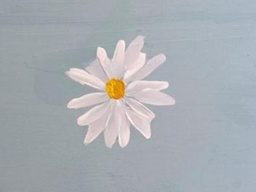
#> input picture test1.jpeg, 256 x 192 px, shrunk from 352 x 264 before the run
$ python Project_Image_Segmentation.py
#> lines starting #> are read from the running program, lines starting #| are printed output that depends on the picture
import csv
import math
import json
import re
import matplotlib.pyplot as plt
import numpy as np
import time

tik = time.time()

    ############### THE DATA STRUCTURE & Algorithm #################
    # sort_doc_byLength_unzip = [(RGB pixels), [clusters of [{index:mode}],... [{index:mode}] ]
    # using the same method as in meanshift lab work with word length to process image
    ######################################################################

def distance (mode, points):
    # mode: 1 point
    # points: all points
    offset = 6
    temp = np.full(points.shape, mode)
    diff = abs(temp - points)/offset
    return diff

def gauss(dist):
    # f_1 = 1.0/(bandwidth * math.sqrt(2*math.pi))
    f_2 = np.exp(-((dist**2/2))) # 2 is changable
    return f_2

def next_postion (data_space, current_mode, band):
    # band if flat kernel
    diff = distance(current_mode, data_space)
    weight = gauss(diff)
    return (weight*data_space).sum(axis = 0) / weight.sum()


import cv2


# [1] # READ and process image

im = cv2.imread('test1.jpeg')
#> im is the input picture: shape (192, 256, 3); mean B, G, R 178.7, 173.6, 168.9
img = cv2.cvtColor(im.copy(), cv2.COLOR_BGR2GRAY)

# [1.1] # REDUCE image size here to run app faster
img = cv2.resize(img, (int(img.shape[0]/5), int(img.shape[1]/5)), interpolation = cv2.INTER_AREA)
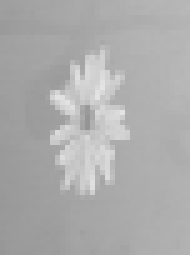
#> img: shape (51, 38) (shown 5 times larger); min 148, max 228, mean 172.8
# cv2.imwrite("resize_input.jpeg ",cv2.resize(im, (int(img.shape[0]/3), int(img.shape[1]/3)), interpolation = cv2.INTER_AREA))

img_size = img.shape    #hei wid channel
#> img_size = (51, 38)
print(img_size)
#| (51, 38)
# print(img[:10])

flat_img = np.array(img).reshape(img_size[0] * img_size[1], 1)
#> flat_img = 1938 values, max 228 at index 666, min 148 at index 967, mean 172.8


sort_doc_byLength_unzip = [list(flat_img)]

# [2] # DATA STRUCTURE for merge looping

temp = []
for idx, i in enumerate(list(flat_img)):

    temp.append([{idx:i}])
#> this loop made 1938 passes
#> i on passes 1 to 3: [159], [159], [160]
#> after the loop, temp = 1938 items
    #nested. Each item is a mode of 1 data point. {index:mode} the index refer to the position of original data point

sort_doc_byLength_unzip.append(temp) # add list of cluster index, nested list and dict

# sort_doc_byLength_unzip = [(RGB pixels), [clusters of [{index:mode}],... [{index:mode}] ]

# [3] # CONVERGENCE
band_width = 5
data_space = np.array(sort_doc_byLength_unzip[0])
#> data_space has the same summary as flat_img

for idx, i in enumerate(sort_doc_byLength_unzip[1]):
    temp_ = tuple(sort_doc_byLength_unzip[1][idx][-1].copy().keys())[0] #get the key of the last
    converge = True
    print("Number of pixel converge: {}/{}".format(idx,len(sort_doc_byLength_unzip[1])))
    prev_mode = sort_doc_byLength_unzip[1][idx][-1][temp_]
    current_mode = sort_doc_byLength_unzip[1][idx][-1][temp_]
    while converge:
        #update next position of mode to current mode
        sort_doc_byLength_unzip[1][idx][-1][temp_] = next_postion(data_space, current_mode, band_width)
        current_mode = sort_doc_byLength_unzip[1][idx][-1][temp_]
        if abs(current_mode-prev_mode) <= 0.01:

            converge = False
        prev_mode = sort_doc_byLength_unzip[1][idx][-1][temp_].copy()
#> this loop made 1938 passes
#| Number of pixel converge: 0/1938
#| Number of pixel converge: 1/1938
#| Number of pixel converge: 2/1938
#| Number of pixel converge: 3/1938
#| Number of pixel converge: 4/1938
#| Number of pixel converge: 5/1938
#| Number of pixel converge: 6/1938
#| Number of pixel converge: 7/1938
#> (further printed lines are left out)

centroids = []
for i in sort_doc_byLength_unzip[1]:
    centroids.append(list(i[0].values())[0])
centroids = np.unique(np.array(centroids).astype(int))
print("centroids ", centroids)


centroids_color = []
for i in centroids:
    centroids_color.append( np.array(np.random.choice(range(256), size=3)) )
#> this loop made 3 passes
#> i on passes 1 to 3: 148, 172, 205

# [5] # DONE clustering
centroids_idx = {}
for i_c in centroids:
    centroids_idx[i_c] = []
    for i_s in sort_doc_byLength_unzip[1]:

        key = int(list(i_s[0].keys())[0])


        if int(list(i_s[0].values())[0]) == i_c:
            centroids_idx[i_c].append(key)
        if key != i_c:
            continue
#> this loop made 3 passes


mask_imge = sort_doc_byLength_unzip[0]


for idx, i in enumerate(mask_imge):

    for idx_c, i_c in enumerate(centroids):

        if idx in centroids_idx[i_c]:

            mask_imge[idx] = centroids_color[idx_c].copy()


print("centroids_color ", centroids_color)

rewrite_img = np.array(mask_imge).reshape(img_size[0], img_size[1], 3)
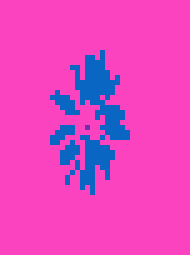
#> rewrite_img: shape (51, 38, 3) int64 (shown 5 times larger); mean of channels 0, 1, 2 192.3, 70.4, 228.1; drawn as B, G, R
cv2.imwrite('out1.jpeg', rewrite_img )
print("DONE please see : out1.jpeg")
